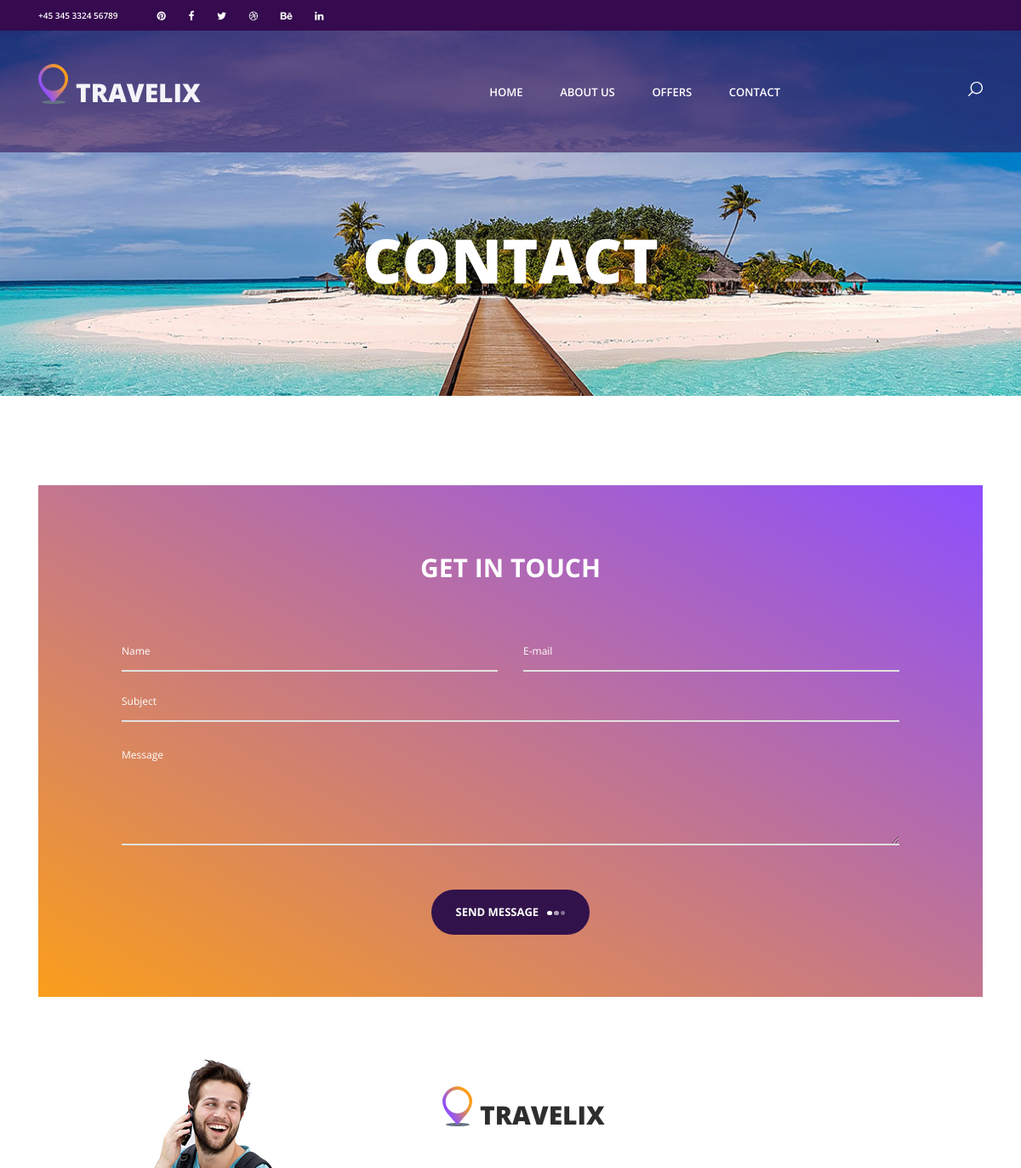
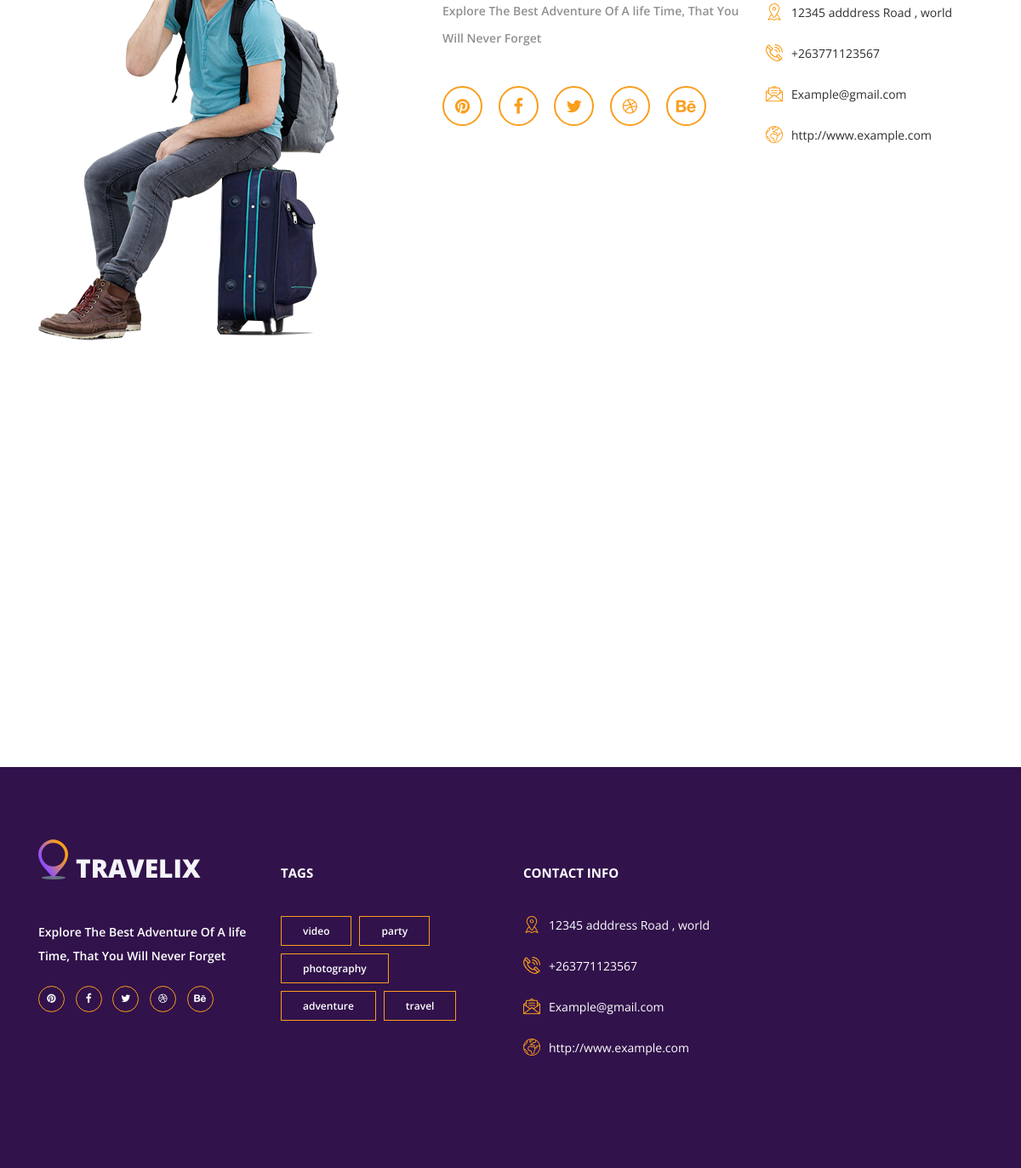
Page /contact/ on the committed database (2 pictures, top to bottom).
### core/models.py (models this page shows, shortened)
class ContactInfo(models.Model):
    address = models.CharField(max_length=200)
    phone = models.CharField(max_length=20)
    email = models.EmailField()
    website = models.URLField()
    facebook = models.URLField(blank=True, null=True)
    twitter = models.URLField(blank=True, null=True)
    instagram = models.URLField(blank=True, null=True)
    pinterest = models.URLField(blank=True, null=True)
    class Meta:
        verbose_name_plural = "Contact Information"

### core/views.py (the view)
# urls.py: path('contact/', views.ContactView.as_view(), name='contact'),
class ContactView(TemplateView):
    template_name = 'contact.html'
    def get_context_data(self, **kwargs):
        context = super().get_context_data(**kwargs)
        try:
            context['contact_info'] = ContactInfo.objects.first()
        except ContactInfo.DoesNotExist:
            context['contact_info'] = None
        return context

### templates/contact.html (shortened to what this page needs)
{% load static %}
<!DOCTYPE html>
<html lang="en">
<head>
<link rel="stylesheet" type="text/css" href="{% static 'styles/bootstrap4/bootstrap.min.css' %}">
<link href="{% static 'plugins/font-awesome-4.7.0/css/font-awesome.min.css' %}" rel="stylesheet" type="text/css">
<link rel="stylesheet" type="text/css" href="{% static 'styles/contact_styles.css' %}">
<link rel="stylesheet" type="text/css" href="{% static 'styles/contact_responsive.css' %}">
</head>
<body>
<div class="super_container">
	<header class="header">
		<div class="top_bar">
			<div class="container">
				<div class="row">
					<div class="col d-flex flex-row">
						<div class="phone">+45 345 3324 56789</div>
						<div class="social">
							<ul class="social_list">
								<li class="social_list_item"><a href="#"><i class="fa fa-pinterest" aria-hidden="true"></i></a></li>
								<li class="social_list_item"><a href="#"><i class="fa fa-facebook" aria-hidden="true"></i></a></li>
								<li class="social_list_item"><a href="#"><i class="fa fa-twitter" aria-hidden="true"></i></a></li>
								<li class="social_list_item"><a href="#"><i class="fa fa-dribbble" aria-hidden="true"></i></a></li>
								<li class="social_list_item"><a href="#"><i class="fa fa-behance" aria-hidden="true"></i></a></li>
								<li class="social_list_item"><a href="#"><i class="fa fa-linkedin" aria-hidden="true"></i></a></li>
							</ul>
						</div>
					</div>
				</div>
			</div>
		</div>
		<nav class="main_nav">
			<div class="container">
				<div class="row">
					<div class="col main_nav_col d-flex flex-row align-items-center justify-content-start">
						<div class="logo_container">
							<div class="logo"><a href="#"><img src="{% static 'images/logo.png' %}" alt="">travelix</a></div>
						</div>
						<div class="main_nav_container ml-auto">
							<ul class="main_nav_list">
								<li class="main_nav_item"><a href="{% url 'index' %}">home</a></li>
								<li class="main_nav_item"><a href="{% url 'about' %}">about us</a></li>
								<li class="main_nav_item"><a href="{% url 'offers' %}">offers</a></li>
								<li class="main_nav_item"><a href="{% url 'contact' %}">contact</a></li>
							</ul>
						</div>
						<div class="content_search ml-lg-0 ml-auto">
						</div>
					</div>
				</div>
			</div>
		</nav>
	</header>
	<div class="home">
		<div class="home_background parallax-window" data-parallax="scroll" data-image-src="{% static 'images/contact_background.jpg' %}"></div>
		<div class="home_content">
			<div class="home_title">contact</div>
		</div>
	</div>
	<div class="contact_form_section">
		<div class="container">
			<div class="row">
				<div class="col">
					<div class="contact_form_container">
						<div class="contact_title text-center">get in touch</div>
						<form action="#" id="contact_form" class="contact_form text-center">
							<input type="text" id="contact_form_name" class="contact_form_name input_field" placeholder="Name" required="required" data-error="Name is required.">
							<input type="text" id="contact_form_email" class="contact_form_email input_field" placeholder="E-mail" required="required" data-error="Email is required.">
							<input type="text" id="contact_form_subject" class="contact_form_subject input_field" placeholder="Subject" required="required" data-error="Subject is required.">
							<textarea id="contact_form_message" class="text_field contact_form_message" name="message" rows="4" placeholder="Message" required="required" data-error="Please, write us a message."></textarea>
							<button type="submit" id="form_submit_button" class="form_submit_button button trans_200">send message<span></span><span></span><span></span></button>
						</form>
					</div>
				</div>
			</div>
		</div>
	</div>
	<div class="about">
		<div class="container">
			<div class="row">
				<div class="col-lg-5">
					<div class="about_image">
						<img src="{% static 'images/man.png' %}" alt="">
					</div>
				</div>
				<div class="col-lg-4">
					<div class="about_content">
						<div class="logo_container about_logo">
							<div class="logo"><a href="#"><img src="{% static 'images/logo.png' %}" alt="">travelix</a></div>
						</div>
						<p class="about_text">Explore The Best Adventure Of A life Time, That You Will Never Forget</p>
						<ul class="about_social_list">
							<li class="about_social_item"><a href="#"><i class="fa fa-pinterest"></i></a></li>
							<li class="about_social_item"><a href="#"><i class="fa fa-facebook-f"></i></a></li>
							<li class="about_social_item"><a href="#"><i class="fa fa-twitter"></i></a></li>
							<li class="about_social_item"><a href="#"><i class="fa fa-dribbble"></i></a></li>
							<li class="about_social_item"><a href="#"><i class="fa fa-behance"></i></a></li>
						</ul>
					</div>
				</div>
				<div class="col-lg-3">
					<div class="about_info">
						<ul class="contact_info_list">
								{% if contact_info %}
								<li class="contact_info_item d-flex flex-row">
									<div><div class="contact_info_icon"><img src="{% static 'images/placeholder.svg' %}" alt=""></div></div>
									<div class="contact_info_text">{{ contact_info.address }}</div>
								</li>
								<li class="contact_info_item d-flex flex-row">
									<div><div class="contact_info_icon"><img src="{% static 'images/phone-call.svg' %}" alt=""></div></div>
									<div class="contact_info_text">{{ contact_info.phone }}</div>
								</li>
								<li class="contact_info_item d-flex flex-row">
									<div><div class="contact_info_icon"><img src="{% static 'images/message.svg' %}" alt=""></div></div>
									<div class="contact_info_text"><a href="mailto:{{ contact_info.email }}?Subject=Hello" target="_top">{{ contact_info.email }}</a></div>
								</li>
								<li class="contact_info_item d-flex flex-row">
									<div><div class="contact_info_icon"><img src="{% static 'images/planet-earth.svg' %}" alt=""></div></div>
									<div class="contact_info_text"><a href="{{ contact_info.website }}">{{ contact_info.website }}</a></div>
								</li>
								{% endif %}
							</ul>
					</div>
				</div>
			</div>
		</div>
	</div>
	<div class="travelix_map">
		<div id="google_map" class="google_map">
			<div class="map_container">
				<div id="map"></div>
			</div>
		</div>
	</div>
	<footer class="footer">
		<div class="container">
			<div class="row">
				<div class="col-lg-3 footer_column">
					<div class="footer_col">
						<div class="footer_content footer_about">
							<div class="logo_container footer_logo">
								<div class="logo"><a href="#"><img src="{% static 'images/logo.png' %}" alt="">travelix</a></div>
							</div>
							<p class="footer_about_text">Explore The Best Adventure Of A life Time, That You Will Never Forget</p>
							<ul class="footer_social_list">
								<li class="footer_social_item"><a href="#"><i class="fa fa-pinterest"></i></a></li>
								<li class="footer_social_item"><a href="#"><i class="fa fa-facebook-f"></i></a></li>
								<li class="footer_social_item"><a href="#"><i class="fa fa-twitter"></i></a></li>
								<li class="footer_social_item"><a href="#"><i class="fa fa-dribbble"></i></a></li>
								<li class="footer_social_item"><a href="#"><i class="fa fa-behance"></i></a></li>
							</ul>
						</div>
					</div>
				</div>
				<div class="col-lg-3 footer_column">
					<div class="footer_col">
						<div class="footer_title">tags</div>
						<div class="footer_content footer_tags">
							<ul class="tags_list clearfix">
								<li class="tag_item"><a href="#">video</a></li>
								<li class="tag_item"><a href="#">party</a></li>
								<li class="tag_item"><a href="#">photography</a></li>
								<li class="tag_item"><a href="#">adventure</a></li>
								<li class="tag_item"><a href="#">travel</a></li>
							</ul>
						</div>
					</div>
				</div>
				<div class="col-lg-3 footer_column">
					<div class="footer_col">
						<div class="footer_title">contact info</div>
						<div class="footer_content footer_contact">
							<ul class="contact_info_list">
								{% if contact_info %}
								<li class="contact_info_item d-flex flex-row">
									<div><div class="contact_info_icon"><img src="{% static 'images/placeholder.svg' %}" alt=""></div></div>
									<div class="contact_info_text">{{ contact_info.address }}</div>
								</li>
								<li class="contact_info_item d-flex flex-row">
									<div><div class="contact_info_icon"><img src="{% static 'images/phone-call.svg' %}" alt=""></div></div>
									<div class="contact_info_text">{{ contact_info.phone }}</div>
								</li>
								<li class="contact_info_item d-flex flex-row">
									<div><div class="contact_info_icon"><img src="{% static 'images/message.svg' %}" alt=""></div></div>
									<div class="contact_info_text"><a href="mailto:{{ contact_info.email }}?Subject=Hello" target="_top">{{ contact_info.email }}</a></div>
								</li>
								<li class="contact_info_item d-flex flex-row">
									<div><div class="contact_info_icon"><img src="{% static 'images/planet-earth.svg' %}" alt=""></div></div>
									<div class="contact_info_text"><a href="{{ contact_info.website }}">{{ contact_info.website }}</a></div>
								</li>
								{% endif %}
							</ul>
						</div>
					</div>
				</div>
			</div>
		</div>
	</footer>
</body>
</html>

### rows in the picture
ContactInfo: address "12345 adddress Road , world", phone "+263771123567", email "Example@gmail.com", website "http://www.example.com"
